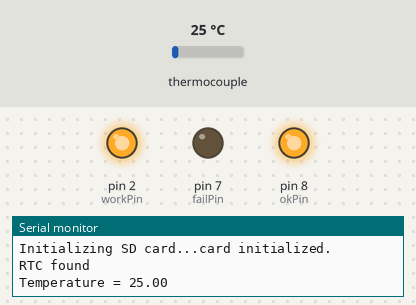
This sketch was run on a simulated Arduino Uno, built with avr-gcc and run on an emulated ATmega328P. Parts: output pins drawn as LEDs (lit = HIGH), the last lines printed to the serial monitor. Inputs (shaded band) come from the test bench; at power-on: thermocouple 25 °C. The local clock reads 2024-03-15 10:24:30 at power-on unless the sketch sets it; storage starts empty.

Above: at 0.5 s.
At 15.0 s:
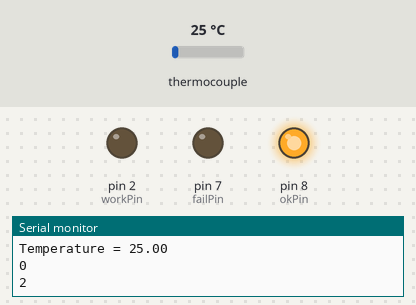
Timing chart, 0 to 33.4 s (numbered marks = the images above):
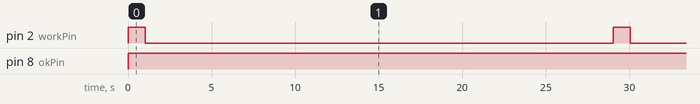

Measured:
- by itself, pin 2 (workPin): alternates HIGH for 1.0 s and LOW for 28.0 s
- by itself, pin 8 (okPin): LOW → HIGH at 0.02 s

The sketch:

Arduino_Pt1000_logger.ino
```cpp
//Pt1000 Amplifier lib
#include <Adafruit_MAX31865.h>
//RTC lib
#include "RTClib.h"
RTC_DS1307 rtc;
long startMs = 0; //start record for runtime
//SDCard lib
#include <SPI.h>
#include <SD.h>
const int chipSelect = 4; //cs for SD card
int okPin = 8;            //sensor connected
int failPin = 7;          //no SD card LED
int workPin = 2;          //measurement
//software SPI: CS, DI, DO, CLK
Adafruit_MAX31865 thermo = Adafruit_MAX31865(9, 5, 6, 3);
#define RREF      4300.0 // Rref, 4300.0 for PT1000 (use 430.0 for Pt100)
#define RNOMINAL  1000.0 // nominal 0-degrees-C resistance

void setup() {
  Serial.begin(9600);
  // SD Card
  Serial.print("Initializing SD card...");
  // see if the card is present and can be initialized:
  if (!SD.begin(chipSelect)) {
    Serial.println("Card failed, or not present");
  }
  Serial.println("card initialized.");
  //indicators
  pinMode(okPin, OUTPUT);
  pinMode(failPin, OUTPUT);
  pinMode(workPin, OUTPUT);
  //RTC
  if (! rtc.begin()) {
    Serial.println("Couldn't find RTC");
    while (1);
  }
  Serial.println("RTC found");
  //Amplifier
  thermo.begin(MAX31865_3WIRE);
  //
  startMs = millis(); //starttime
}

void loop() {
  //set indicators
  digitalWrite(failPin, LOW);
  digitalWrite(workPin, LOW);
  digitalWrite(okPin, HIGH);
  //read
  DateTime now = rtc.now();
  digitalWrite(workPin, HIGH);
  uint16_t rtd = thermo.readRTD();
  //read timepoint, translate from millis
  long elapsed = (millis() - startMs);
  int elapsedh = (elapsed/3600000);
  int elapsedm = ((elapsed/60000)-(elapsedh*60));
  int elapseds = ((elapsed/1000)-(elapsedm*60));
  //  Serial.print("RTD value: "); Serial.println(rtd);
  float ratio = rtd;
  ratio /= 32768;
  //  Serial.print("Ratio = "); Serial.println(ratio,8);
  //  Serial.print("Resistance = "); Serial.println(RREF*ratio,8);
  //reporting
  Serial.print("Temperature = "); Serial.println(thermo.temperature(RNOMINAL, RREF));
  String dataString1 = "Temperature = ";
  String dataString2 = "recording since: ";
  float sensor = (thermo.temperature(RNOMINAL, RREF));
  dataString1 += String(sensor);
  delay(1000); //basically for work LED
  digitalWrite(workPin, LOW);
  //write to SD
  File dataFile = SD.open("datalog.txt", FILE_WRITE);
  if (dataFile) {
    dataFile.println();
    dataFile.print(now.year(), DEC);
    dataFile.print('/');
    dataFile.print(now.month(), DEC);
    dataFile.print('/');
    dataFile.print(now.day(), DEC);
    dataFile.print(' ');
    dataFile.print(now.hour(), DEC);
    dataFile.print(':');
    dataFile.print(now.minute(), DEC);
    dataFile.print(':');
    dataFile.print(now.second(), DEC);
    dataFile.println();
    dataFile.println(dataString1);
    dataFile.print(dataString2);
    dataFile.print(elapsedh);
    dataFile.print('h');
    dataFile.print(',');
    dataFile.print(elapsedm);
    dataFile.print('m');
    dataFile.print(',');
    dataFile.print(elapseds);
    dataFile.println('s');
    dataFile.close();
    // print to the serial port too:
    Serial.println(elapsedm);
    Serial.println(elapsed);
  }
  else {
    Serial.println("error opening datalog.txt");
    digitalWrite(failPin, HIGH);
  }
  //fault reporting for Amplifier
  uint8_t fault = thermo.readFault();
  if (fault) {
    Serial.print("Fault 0x"); Serial.println(fault, HEX);
    if (fault & MAX31865_FAULT_HIGHTHRESH) {
      Serial.println("RTD High Threshold");
    }
    if (fault & MAX31865_FAULT_LOWTHRESH) {
      Serial.println("RTD Low Threshold");
    }
    if (fault & MAX31865_FAULT_REFINLOW) {
      Serial.println("REFIN- > 0.85 x Bias");
    }
    if (fault & MAX31865_FAULT_REFINHIGH) {
      Serial.println("REFIN- < 0.85 x Bias - FORCE- open");
    }
    if (fault & MAX31865_FAULT_RTDINLOW) {
      Serial.println("RTDIN- < 0.85 x Bias - FORCE- open");
    }
    if (fault & MAX31865_FAULT_OVUV) {
      Serial.println("Under/Over voltage");
    }
    thermo.clearFault();
    digitalWrite(okPin, LOW);
  }
  Serial.println();
  delay(28000);
}
//Wohlmann_09.09.2020
```
